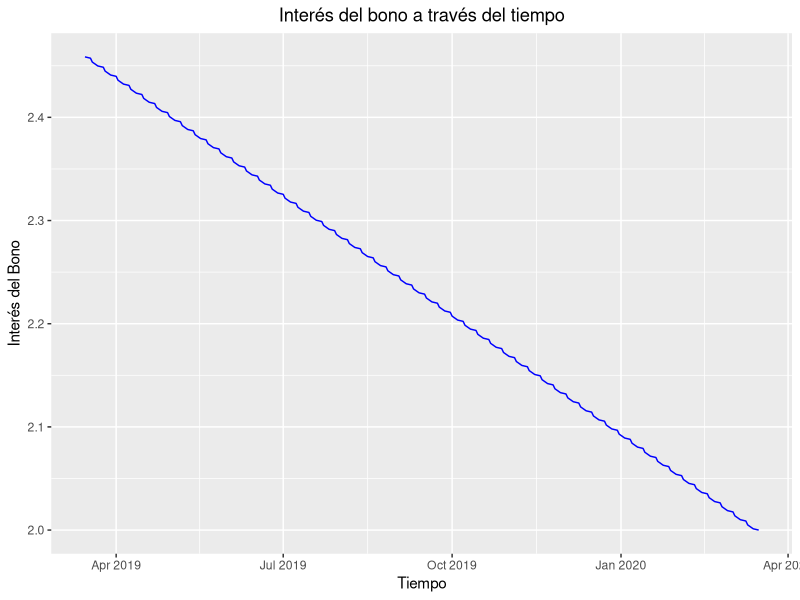
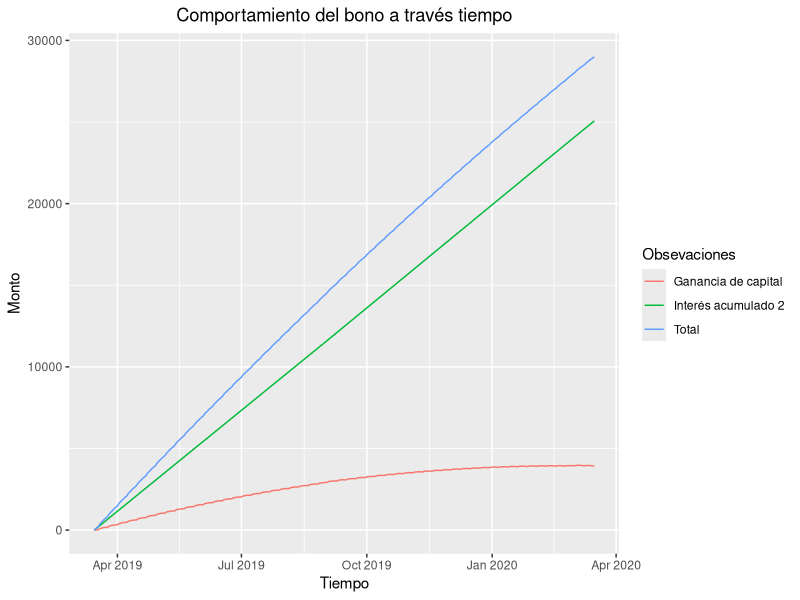
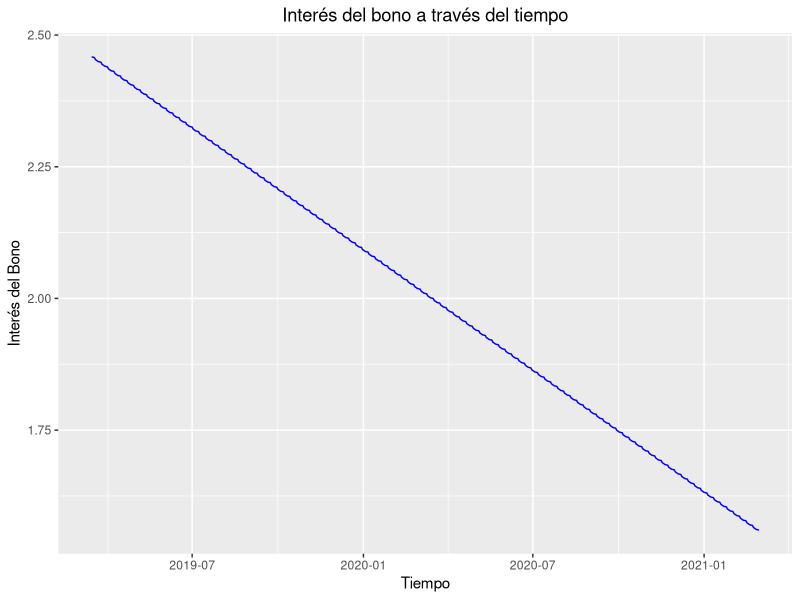
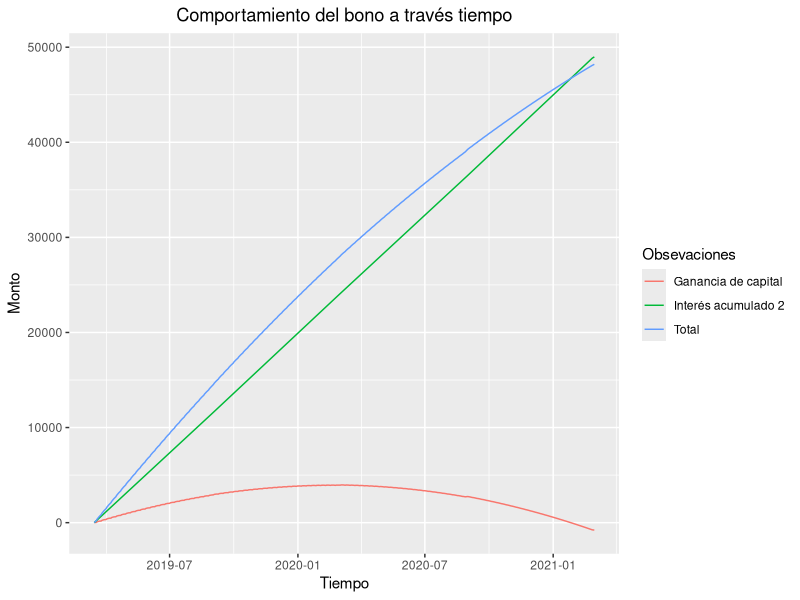
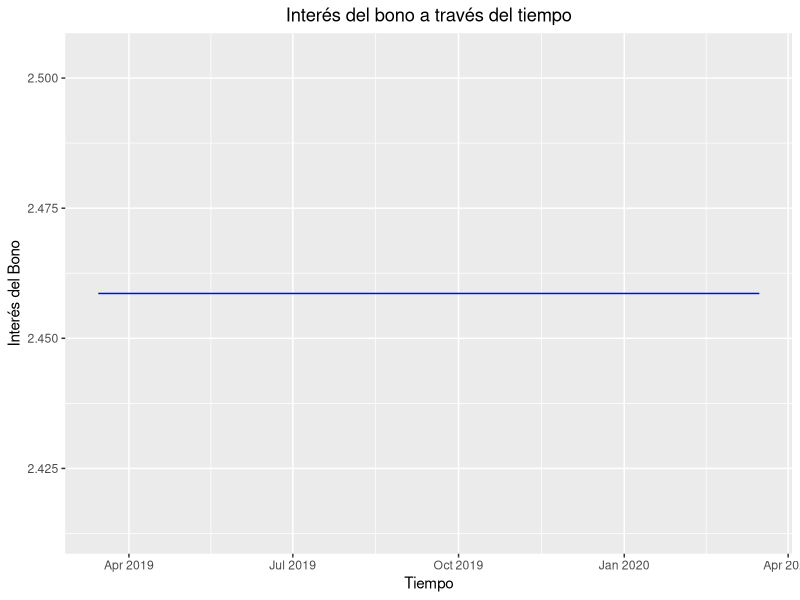
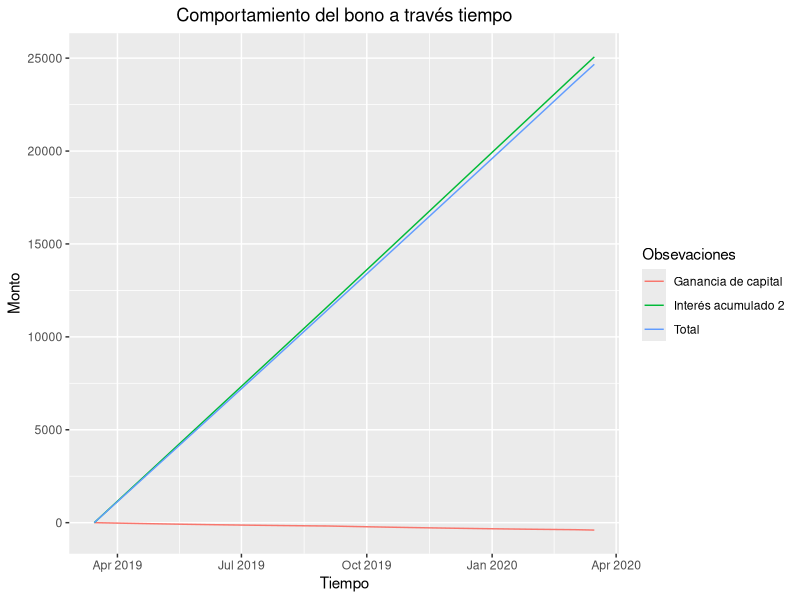
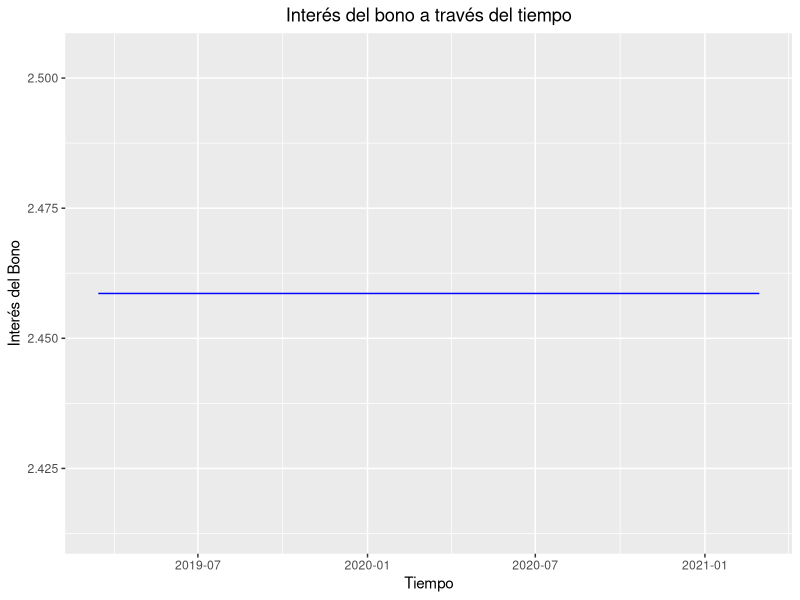
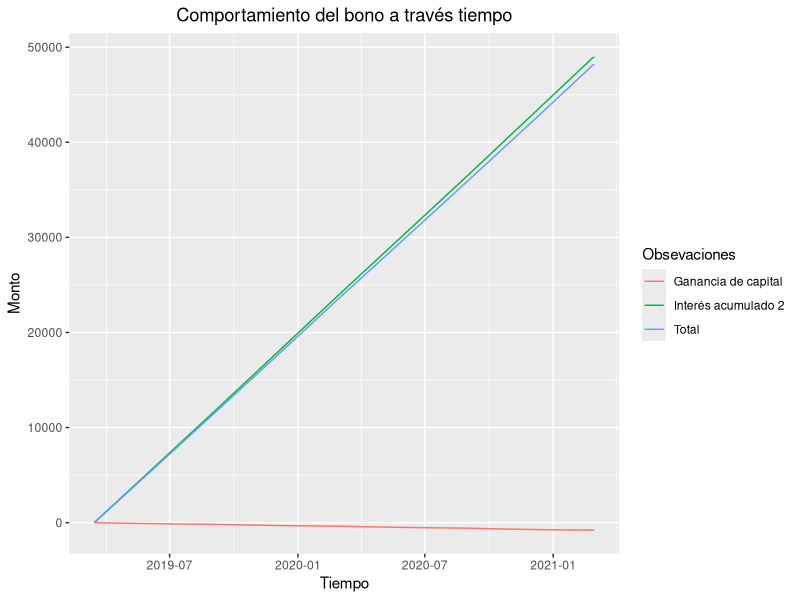

Source code (R) for these figures, in order:
## ---- chunk 1
knitr::opts_chunk$set(echo = TRUE,fig.width=3, fig.height=3)

library(ggplot2)
library(readxl)
library(tidyverse)
library(lubridate)
library(kableExtra)

Bono1 <- read_excel("Ex1.BonoPL.xlsx",
                    col_names = FALSE)
Bono2 <- read_excel("Ex1.BonoPL.xlsx", sheet = "Bond (2)",
                    col_names = FALSE)
Bono3 <- read_excel("Ex1.BonoPL.xlsx", sheet = "Bond (3)",
                    col_names = FALSE)
Bono4 <- read_excel("Ex1.BonoPL.xlsx", sheet = "Bond (4)",
                    col_names = FALSE)


Datos <- Bono1[c(2)]
Datos <- Datos[c(1:10), ]
Datos <- as.data.frame(t(Datos))
colnames(Datos)[1:length(Datos)] <-
  c(
    "ISIN",
    "TICKER",
    "Vencimiento",
    "Cupón(%)",
    "Frequencia cupón",
    "Monto",
    "Subcupon",
    "Liquid (SETT)",
    "Yield de entrada",
    "Precio Compra"
  )

## ---- chunk 2
vectorr <- c()
calculo_precio <-
  function(facial, cupon, tasa, periodos, dias, final) {
    for (i in 1:length(fecha)) {
      if (fecha[i] - fecha_pago[1] >= fecha_pago[2] - fecha_pago[1]) {
        fecha_pago <- fecha_pago[-1]
      }
      if (0 < as.numeric(final - fecha[i])) {
        A <- as.numeric(fecha[i] - fecha_pago[1])
        E <- dias / periodos
        Dsc <- E - A
        tasa_efectiva <- tasa[i] / (periodos * 100)
        N <- length(fecha_pago) - 2
        c <- length(fecha_pago) - c(2:length(fecha_pago))
        cupon_p <- cupon / periodos
        if(N==0){
         t_1<-facial*cupon_p+facial 
         t_2<-tasa_efectiva*Dsc/E+1
         t_3<-facial*A/E*cupon_p
         vectorr[i]<-t_1/t_2-t_3
        }else{
        vectorr[i] <- (
          facial * (1 + tasa_efectiva) ^ (-N - Dsc / E) + facial * cupon_p * sum((1 +
                                                                                    tasa_efectiva) ^ (-c - Dsc / E)) - facial * cupon_p * A / E
        )}
      } else{
        vectorr[i] <- facial
      }
    }
    
    return(vectorr)
  }
creacion_de_columnas <-
  function(interes,
           interes2,
           yas_bond_yld,
           G_capital,
           shock,
           TOTAL,
           Retorno_total,
           YAS_BOND_PX) {
    for (i in 1:(length(fecha) - 1)) {
      if (interes[i] < interes[i + 1]) {
        interes2[i + 1] <- interes2[i] + interes[i + 1] - interes[i]
      } else {
        interes2[i + 1] <-
          interes2[i] + interes[i + 1] - interes[i] + as.numeric(as.character(Datos$Subcupon))
      }#se calcula la columna de INT_ACC
      
      yas_bond_yld[i + 1] <- yas_bond_yld[i] + shock[i]
      G_capital <-
        c(G_capital,
          (YAS_BOND_PX[i + 1] - as.numeric(as.character(
            Datos$`Precio Compra`
          ))) *
            as.numeric(as.character(Datos$Monto)) / 100)
      TOTAL <- c(TOTAL, interes2[i] + G_capital[i])
      Retorno_total <-
        c(Retorno_total, TOTAL[i] / as.numeric(as.character(Datos$Monto)) * 100)
      if (i == (length(fecha) - 1)) {
        TOTAL <- c(TOTAL, interes2[i + 1] + G_capital[i + 1])
        Retorno_total <- c(Retorno_total
                           ,
                           TOTAL[i + 1] / as.numeric(as.character(Datos$Monto)) * 100)
      }
    }
    return(list(
      interes,
      interes2,
      yas_bond_yld,
      G_capital,
      shock,
      TOTAL,
      Retorno_total
    ))
  }
## ---- chunk 3

grafico1 <- function(fechas, tasabono) {
  
  ggplot( data = data.frame(fechas, tasabono), mapping = aes(x = fechas,  y = tasabono) ) +
    geom_line(color="blue") +
    labs(
      y = "Interés del Bono",
      x = "Tiempo",
      title = "Interés del bono a través del tiempo"
    ) + 
    theme(plot.title = element_text(hjust = .5))# colocamos el titulo en el centro
  
}

grafico2 <- function(fechas,`Interes acumulado 2` , total, gcapital) {
  
  Datosgra<-data.frame(fechas, `Interes acumulado 2`, total, gcapital)
  Datosgra<-gather(Datosgra, Obsevaciones, obtenido , names(Datosgra[2]):names(Datosgra[length(Datosgra)]))
  
  ggplot( data =Datosgra, mapping = aes(x = fechas, y = obtenido, group=Obsevaciones, color=Obsevaciones)) + 
    geom_line()+
    scale_color_discrete(labels=c("Ganancia de capital", "Interés acumulado 2", "Total"))+
      labs(
      y = "Monto",
      x = "Tiempo",
      title = "Comportamiento del bono a través tiempo" ) +
    
    theme(plot.title = element_text(hjust = .5))# colocamos el titulo en el centro
  
}
## ---- chunk 4
fecha <- seq(as.Date("2019-03-15"), as.Date("2021-03-01"), "day")
fecha <- fecha[1 < wday(fecha) & wday(fecha) < 7]

interes1_1 <- as.numeric(Bono1$...2[-c(1:15)])
interes1_2 <- (0:(length(interes1_1) - 1))

factor_lineal<--(as.numeric(as.character(Datos$`Yield de entrada`))-as.numeric(as.character(Bono1[3,5])))/as.numeric(as.Date("2020-03-14")-as.Date("2019-03-15"))
ShockF_1<-c(factor_lineal)
ShockF_1<-c(ShockF_1,ShockF_1*as.numeric(fecha[-1]-fecha[-length(fecha)]))
YAS_BOND_YLD_1 <- c(2.458612, rep(0, length(interes1_1) - 1))
for (i in 2:length(YAS_BOND_YLD_1)) {
  YAS_BOND_YLD_1[i] <- YAS_BOND_YLD_1[i - 1] + ShockF_1[i - 1]
}

Gcapital_1 <- c(0)
TOTAL_1 <- c()
Retorno_total_1 <- c()


fecha_pago <- as.Date("2019-02-28")
j <- as.Date("2019-02-28")
while (j + 180 <= as.Date("2021-02-28")) {
  fecha_pago <-
    c(fecha_pago, ceiling_date(j + 180, unit = "month") - 1)
  j = j + 180
}

YAS_BOND_PX_1 <-
  calculo_precio(100, 0.025, YAS_BOND_YLD_1, 2, 360, as.Date("2021-02-28"))

bono_1 <-
  creacion_de_columnas(
    interes1_1,
    interes1_2,
    YAS_BOND_YLD_1,
    Gcapital_1 ,
    ShockF_1,
    TOTAL_1,
    Retorno_total_1,
    YAS_BOND_PX_1
  )
names(bono_1) <-
  c(
    "interes1_1",
    "interes1_2",
    "YAS_BOND_YLD_1",
    "Gcapital_1",
    "ShockF_1",
    "TOTAL_1",
    "Retorno_total_1"
  )
bono1 <-
  data.frame(
    "Fecha de evaluación" = fecha,
    "INT_ACC 1" = bono_1$interes1_1,
    "INT_ACC 2" = bono_1$interes1_2,
    "YAS_BOND_YLD" = bono_1$YAS_BOND_YLD_1,
    "ShockF." = bono_1$ShockF_1,
    "YAS BOND PX" = YAS_BOND_PX_1,
    "Gcapital" = bono_1$Gcapital_1,
    "TOTAL" = bono_1$TOTAL_1,
    "Retorno total (%)" = bono_1$Retorno_total_1
  )
rm(bono_1)

## ---- chunk 5

grafico1(bono1$Fecha.de.evaluación[bono1$Fecha.de.evaluación<=as.Date('2020-03-16')],bono1$YAS_BOND_YLD[bono1$Fecha.de.evaluación<=as.Date('2020-03-16')])

grafico2(bono1$Fecha.de.evaluación[bono1$Fecha.de.evaluación<=as.Date('2020-03-16')],bono1$INT_ACC.2[bono1$Fecha.de.evaluación<=as.Date('2020-03-16')],bono1$TOTAL[bono1$Fecha.de.evaluación<=as.Date('2020-03-16')], bono1$Gcapital[bono1$Fecha.de.evaluación<=as.Date('2020-03-16')] )

## ---- chunk 6

grafico1(bono1$Fecha.de.evaluación,bono1$YAS_BOND_YLD)
grafico2(bono1$Fecha.de.evaluación,bono1$INT_ACC.2,bono1$TOTAL,bono1$Gcapital)

## ---- chunk 7
fecha <- seq(as.Date("2019-03-15"), as.Date("2021-03-01"), "day")
fecha <- fecha[1 < wday(fecha) & wday(fecha) < 7]

interes2_1 <- as.numeric(Bono3$...2[-c(1:15)])
interes2_2 <- (0:(length(interes2_1) - 1))
ShockF_2 <- rep(0, length(interes2_1))
YAS_BOND_YLD_2 <- c(2.458612, rep(0, length(interes2_1) - 1))
for (i in 2:length(YAS_BOND_YLD_2)) {
  YAS_BOND_YLD_2[i] <- YAS_BOND_YLD_2[i - 1] + ShockF_2[i - 1]
}

Gcapital_2 <- c(0)
TOTAL_2 <- c()
Retorno_total_2 <- c()


fecha_pago <- as.Date("2019-02-28")
j <- as.Date("2019-02-28")
while (j + 180 <= as.Date("2021-02-28")) {
  fecha_pago <-
    c(fecha_pago, ceiling_date(j + 180, unit = "month") - 1)
  j = j + 180
}

YAS_BOND_PX_2 <-
  calculo_precio(100, 0.025, YAS_BOND_YLD_2, 2, 360, as.Date("2021-02-28"))

bono_2 <-
  creacion_de_columnas(
    interes2_1,
    interes2_2,
    YAS_BOND_YLD_2,
    Gcapital_2 ,
    ShockF_2,
    TOTAL_2,
    Retorno_total_2,
    YAS_BOND_PX_2
  )
names(bono_2) <-
  c(
    "interes2_1",
    "interes2_2",
    "YAS_BOND_YLD_2",
    "Gcapital_2",
    "ShockF_2",
    "TOTAL_2",
    "Retorno_total_2"
  )
bono2 <-
  data.frame(
    "Fecha de evaluación" = fecha,
    "INT_ACC 1" = bono_2$interes2_1,
    "INT_ACC 2" = bono_2$interes2_2,
    "YAS_BOND_YLD" = bono_2$YAS_BOND_YLD_2,
    "ShockF." = bono_2$ShockF_2,
    "YAS BOND PX" = YAS_BOND_PX_2,
    "Gcapital" = bono_2$Gcapital_2,
    "TOTAL" = bono_2$TOTAL_2,
    "Retorno total (%)" = bono_2$Retorno_total_2
  )

rm(bono_2)
## ---- chunk 8

grafico1(bono2$Fecha.de.evaluación[bono2$Fecha.de.evaluación<=as.Date('2020-03-16')],bono2$YAS_BOND_YLD[bono2$Fecha.de.evaluación<=as.Date('2020-03-16')])

grafico2(bono2$Fecha.de.evaluación[bono2$Fecha.de.evaluación<=as.Date('2020-03-16')],bono2$INT_ACC.2[bono2$Fecha.de.evaluación<=as.Date('2020-03-16')],bono2$TOTAL[bono2$Fecha.de.evaluación<=as.Date('2020-03-16')], bono2$Gcapital[bono2$Fecha.de.evaluación<=as.Date('2020-03-16')] )

## ---- chunk 9

grafico1(bono2$Fecha.de.evaluación,bono2$YAS_BOND_YLD)
grafico2(bono2$Fecha.de.evaluación,bono2$INT_ACC.2,bono2$TOTAL,bono2$Gcapital)

## ---- chunk 10

fecha <- seq(as.Date("2019-03-15"), as.Date("2021-03-01"), "day")
fecha <- fecha[1 < wday(fecha) & wday(fecha) < 7]

interes3_1 <- as.numeric(Bono3$...2[-c(1:15)])
interes3_2 <- (0:(length(interes3_1) - 1))

ShockF_3 <- as.numeric(Bono3$...6[-c(1:15)])
YAS_BOND_YLD_3 <- c(2.458612, rep(0, length(interes2_1) - 1))
for (i in 2:length(YAS_BOND_YLD_3)) {
  YAS_BOND_YLD_3[i] <- YAS_BOND_YLD_3[i - 1] + ShockF_3[i - 1]
}

Gcapital_3 <- c(0)
TOTAL_3 <- c()
Retorno_total_3 <- c()


fecha_pago <- as.Date("2019-02-28")
j <- as.Date("2019-02-28")
while (j + 180 <= as.Date("2021-02-28")) {
  fecha_pago <-
    c(fecha_pago, ceiling_date(j + 180, unit = "month") - 1)
  j = j + 180
}
vectorr <- c()
YAS_BOND_PX_3 <-
  calculo_precio(100, 0.025, YAS_BOND_YLD_3, 2, 360, as.Date("2021-02-28"))

bono_3 <-
  creacion_de_columnas(
    interes3_1,
    interes3_2,
    YAS_BOND_YLD_3,
    Gcapital_3 ,
    ShockF_3,
    TOTAL_3,
    Retorno_total_3,
    YAS_BOND_PX_3
  )
names(bono_3) <-
  c(
    "interes3_1",
    "interes3_2",
    "YAS_BOND_YLD_3",
    "Gcapital_3",
    "ShockF_3",
    "TOTAL_3",
    "Retorno_total_3"
  )
bono3 <-
  data.frame(
    "Fecha de evaluación" = fecha,
    "INT_ACC 1" = bono_3$interes3_1,
    "INT_ACC 2" = bono_3$interes3_2,
    "YAS_BOND_YLD" = bono_3$YAS_BOND_YLD_3,
    "ShockF." = bono_3$ShockF_3,
    "YAS BOND PX" = YAS_BOND_PX_3,
    "Gcapital" = bono_3$Gcapital_3,
    "TOTAL" = bono_3$TOTAL_3,
    "Retorno total (%)" = bono_3$Retorno_total_3
  )
rm(bono_3)

## ---- chunk 11

grafico1(bono3$Fecha.de.evaluación[bono3$Fecha.de.evaluación<=as.Date('2020-03-16')],bono3$YAS_BOND_YLD[bono3$Fecha.de.evaluación<=as.Date('2020-03-16')])

grafico2(bono3$Fecha.de.evaluación[bono3$Fecha.de.evaluación<=as.Date('2020-03-16')],bono3$INT_ACC.2[bono3$Fecha.de.evaluación<=as.Date('2020-03-16')],bono3$TOTAL[bono3$Fecha.de.evaluación<=as.Date('2020-03-16')], bono3$Gcapital[bono3$Fecha.de.evaluación<=as.Date('2020-03-16')] )

## ---- chunk 12

grafico1(bono3$Fecha.de.evaluación,bono3$YAS_BOND_YLD)
grafico2(bono3$Fecha.de.evaluación,bono3$INT_ACC.2,bono3$TOTAL,bono3$Gcapital)

## ---- chunk 13
fecha <- seq(as.Date("2019-03-15"), as.Date("2021-03-01"), "day")
fecha <- fecha[1 < wday(fecha) & wday(fecha) < 7]

interes4_1 <- as.numeric(Bono4$...2[-c(1:15)])
interes4_2 <- (0:(length(interes4_1) - 1))

ShockF_4 <- as.numeric(Bono4$...6[-c(1:15)])
YAS_BOND_YLD_4 <- c(2.458612, rep(0, length(interes2_1) - 1))
for (i in 2:length(YAS_BOND_YLD_4)) {
  YAS_BOND_YLD_4[i] <- YAS_BOND_YLD_4[i - 1] + ShockF_4[i - 1]
}

Gcapital_4 <- c(0)
TOTAL_4 <- c()
Retorno_total_4 <- c()
fecha_pago <- as.Date("2019-02-28")
j <- as.Date("2019-02-28")
while (j + 180 <= as.Date("2021-02-28")) {
  fecha_pago <-
    c(fecha_pago, ceiling_date(j + 180, unit = "month") - 1)
  j = j + 180
}
vectorr <- c()
YAS_BOND_PX_4 <-
  calculo_precio(100, 0.025, YAS_BOND_YLD_4, 2, 360, as.Date("2021-02-28"))
bono_4 <-
  creacion_de_columnas(
    interes4_1,
    interes4_2,
    YAS_BOND_YLD_4,
    Gcapital_4 ,
    ShockF_4,
    TOTAL_4,
    Retorno_total_4,
    YAS_BOND_PX_4
  )
names(bono_4) <-
  c(
    "interes4_1",
    "interes4_2",
    "YAS_BOND_YLD_4",
    "Gcapital_4",
    "ShockF_4",
    "TOTAL_4",
    "Retorno_total_4"
  )
bono4 <-
  data.frame(
    "Fecha de evaluación" = fecha,
    "INT_ACC 1" = bono_4$interes4_1,
    "INT_ACC 2" = bono_4$interes4_2,
    "YAS_BOND_YLD" = bono_4$YAS_BOND_YLD_4,
    "ShockF." = bono_4$ShockF_4,
    "YAS BOND PX" = YAS_BOND_PX_4,
    "Gcapital" = bono_4$Gcapital_4,
    "TOTAL" = bono_4$TOTAL_4,
    "Retorno total (%)" = bono_4$Retorno_total_4
  )

rm(bono_4)

## ---- chunk 14

grafico1(bono4$Fecha.de.evaluación[bono4$Fecha.de.evaluación<=as.Date('2020-03-16')],bono4$YAS_BOND_YLD[bono4$Fecha.de.evaluación<=as.Date('2020-03-16')])
grafico2(bono4$Fecha.de.evaluación[bono4$Fecha.de.evaluación<=as.Date('2020-03-16')],bono4$INT_ACC.2[bono4$Fecha.de.evaluación<=as.Date('2020-03-16')],bono4$TOTAL[bono4$Fecha.de.evaluación<=as.Date('2020-03-16')], bono4$Gcapital[bono4$Fecha.de.evaluación<=as.Date('2020-03-16')] )
## ---- chunk 15

grafico1(bono4$Fecha.de.evaluación,bono4$YAS_BOND_YLD)
grafico2(bono4$Fecha.de.evaluación,bono4$INT_ACC.2,bono4$TOTAL,bono4$Gcapital)
